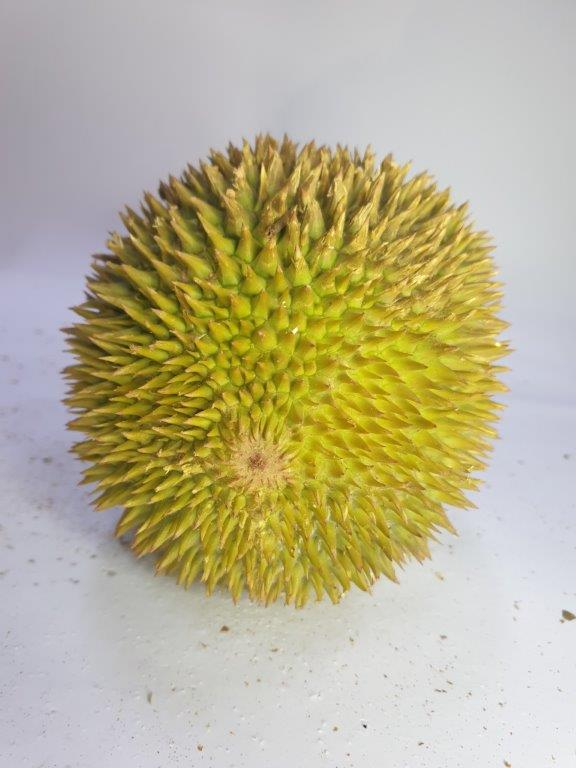
#> input picture raw/20200817_114139.jpg, 576 x 768 px
$ jupyter execute region-of-interest.ipynb
#> lines starting #> are read from the running program, lines starting #| are printed output that depends on the picture; after the words box and inside, x2 and y2 are one past the last pixel; in counts of white or black regions, pixels touching at a corner belong together
[cell 1]
import cv2
import numpy as np
import matplotlib.pyplot as plt
import os

[cell 2]
image_name = 'raw/20200817_114139.jpg'
no_cont_img = cv2.imread(image_name)
#> no_cont_img is the input picture: shape (768, 576, 3); mean B, G, R 145.6, 178.9, 186
no_cont_img = cv2.cvtColor(no_cont_img, cv2.COLOR_BGR2RGB)
# Read the image
image = cv2.imread(image_name)

# Convert BGR to RGB
img = cv2.cvtColor(image, cv2.COLOR_BGR2RGB)
no_cont_img = img.copy()
plt.imshow(img)

[cell 3]
plt.imshow(img)
# plt.imshow(edges)

[cell 4]
# adjust the lower_val for better thresholding
higher_val = 250
lower_val = 130
lower = np.array([lower_val,lower_val,lower_val])
higher = np.array([higher_val, higher_val, higher_val])

[cell 5]
mask = cv2.inRange(img, lower, higher)
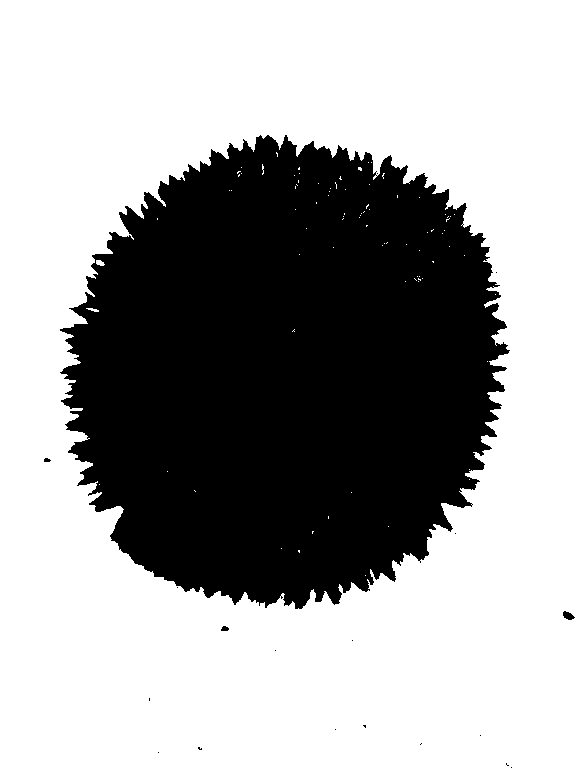
#> mask: shape (768, 576); 64.1% white; 19 black regions (15 under 20 px), largest, box (x1, y1, x2, y2) and area: (60, 135, 510, 609) 158833, (563, 611, 575, 620) 68, (221, 626, 229, 631) 31, (44, 458, 51, 462) 22
mask = cv2.bitwise_not(mask)
#> mask: shape (768, 576); 35.9% white; 19 white regions (15 under 20 px)
plt.imshow(mask)

[cell 6]
cont,_= cv2.findContours(mask, cv2.RETR_EXTERNAL, cv2.CHAIN_APPROX_NONE)
#> cont = 19 contours, 16 with area under 20; largest, box (x1, y1, x2, y2) and area: (60, 135, 510, 609) 157729, (563, 611, 575, 620) 54, (221, 626, 229, 631) 22
cont_img = cv2.drawContours(img,cont,-1,(255, 0, 0),3)
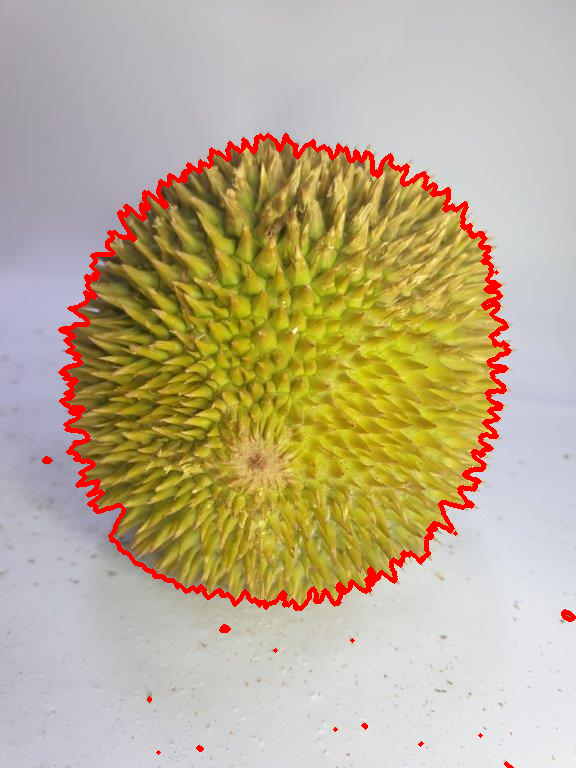
#> cont_img: shape (768, 576, 3); mean R, G, B 188.4, 174.2, 141.9
plt.imshow(cont_img)

[cell 7]
c = max(cont, key = cv2.contourArea)
#> c = contour of 2770 points, box (x1, y1, x2, y2) (60, 135, 510, 609), area 157729
x,y,w,h = cv2.boundingRect(c)
#> x = 60; y = 135; w = 450; h = 474
cv2.rectangle(img,(x,y), (x+w, y+h), (0,250,0), 5)
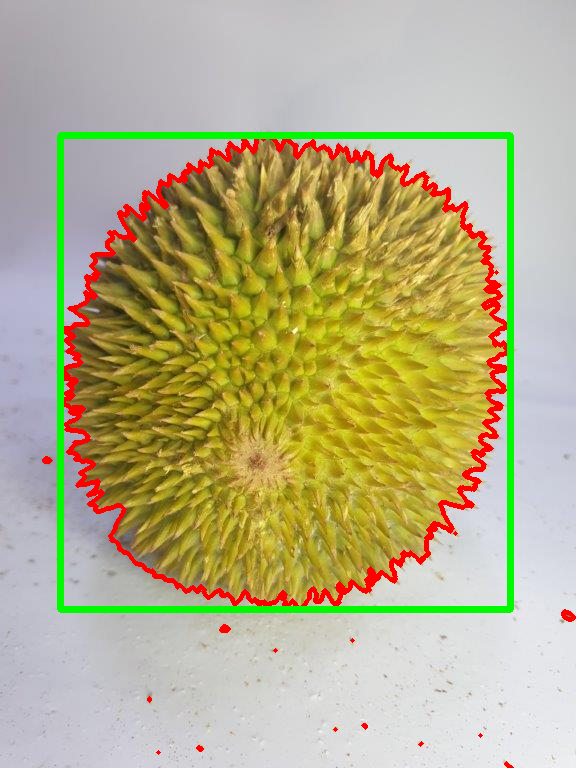
#> img: shape (768, 576, 3); 2.92% of pixels changed, all inside (x1, y1, x2, y2) = (57, 132, 514, 613)
plt.imshow(img)

[cell 8]
cropped_image = img[y:y+h, x:x+w]
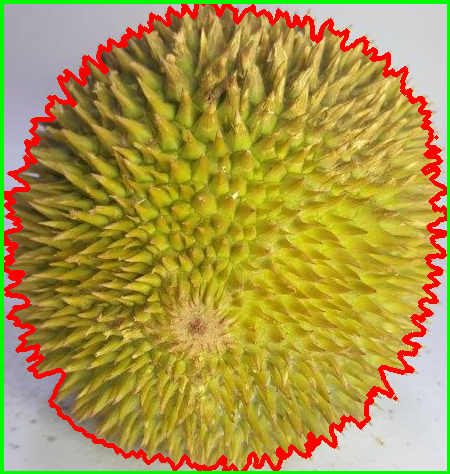
#> cropped_image: shape (474, 450, 3); mean R, G, B 171.6, 150.8, 71
plt.imshow(cropped_image)
plt.show()

[cell 9]
# Cropping the image of durian that has no contour and green rectangle, in order to save it for the dataset
cropped_noCont = no_cont_img[y:y+h, x:x+w]
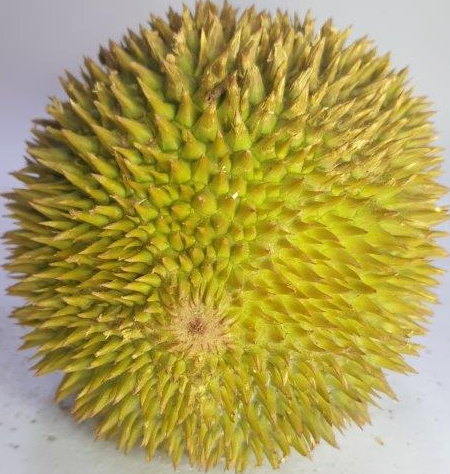
#> cropped_noCont: shape (474, 450, 3); mean R, G, B 172.7, 158.3, 84
plt.imshow(cropped_noCont)

[cell 10]
# Create the directory if it doesn't exist
output_directory = 'cropped/'
os.makedirs(output_directory, exist_ok=True)

# # Convert from BGR to RGB color space
cropped_noCont = cv2.cvtColor(cropped_noCont, cv2.COLOR_BGR2RGB)

# Save the cropped image using OpenCV
output_path = os.path.join(output_directory, image_name)
success = cv2.imwrite(output_path, cropped_noCont)

# Check if the image was saved successfully
print(success)
#| True

$ run again, with raw/20200815_115109.jpg copied over raw/20200817_114139.jpg
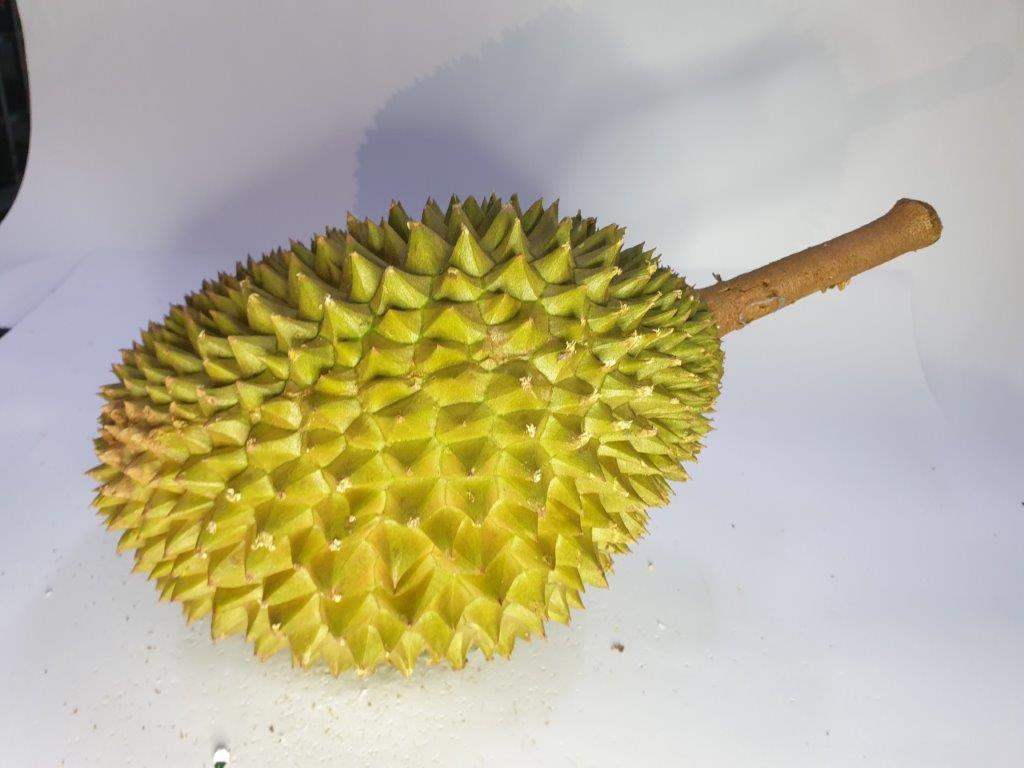
#> input picture raw/20200815_115109.jpg, 1024 x 768 px
#> no_cont_img is the input picture: shape (768, 1024, 3); mean B, G, R 151.7, 179.9, 185.7
#> `mask = cv2.inRange(img, lower, higher)`:
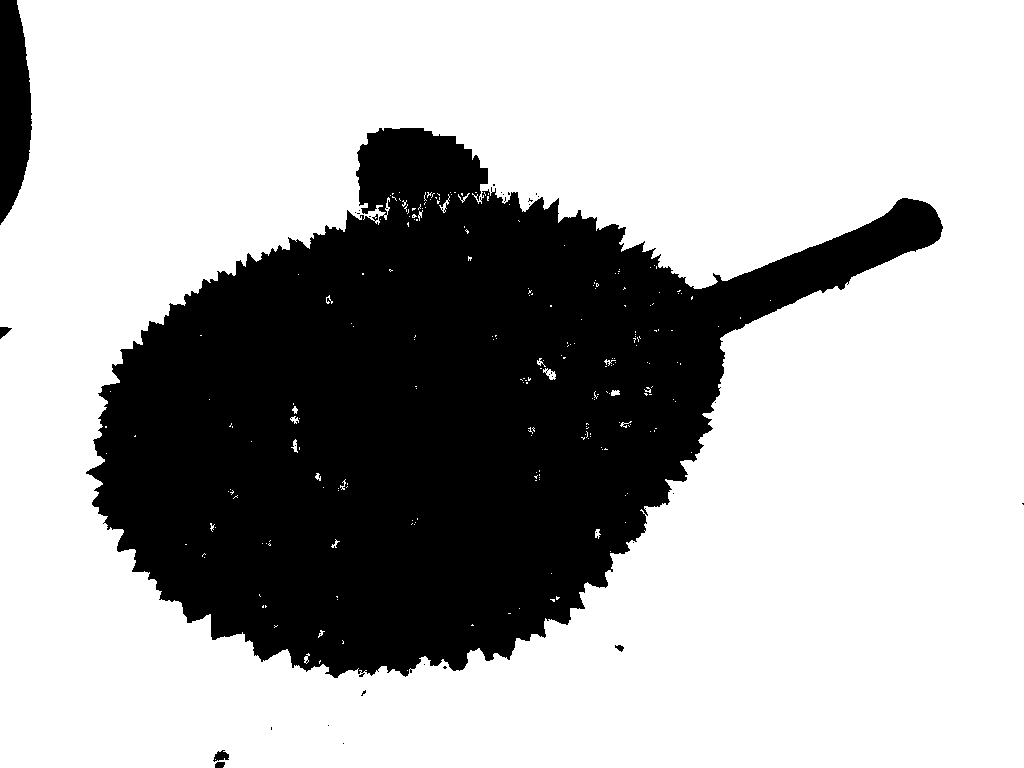
#> mask: shape (768, 1024); 68.5% white; 37 black regions (31 under 20 px), largest, box (x1, y1, x2, y2) and area: (86, 128, 943, 678) 241777, (0, 0, 32, 225) 5487, (213, 750, 229, 762) 114, (0, 327, 12, 339) 82, (215, 762, 225, 768) 53, (615, 645, 624, 652) 38
#> cont = 29 contours, 23 with area under 20; largest, box (x1, y1, x2, y2) and area: (86, 128, 943, 678) 241458, (0, 0, 32, 225) 5254, (213, 750, 229, 762) 91, (0, 327, 12, 339) 64, (215, 762, 225, 768) 40, (615, 645, 624, 652) 27
#> c = contour of 3384 points, box (x1, y1, x2, y2) (86, 128, 943, 678), area 241458
#> x = 86; y = 128; w = 857; h = 550
#> img: shape (768, 1024, 3); mean R, G, B 183.1, 178.1, 144.1
#> `cropped_noCont = no_cont_img[y:y+h, x:x+w]`:
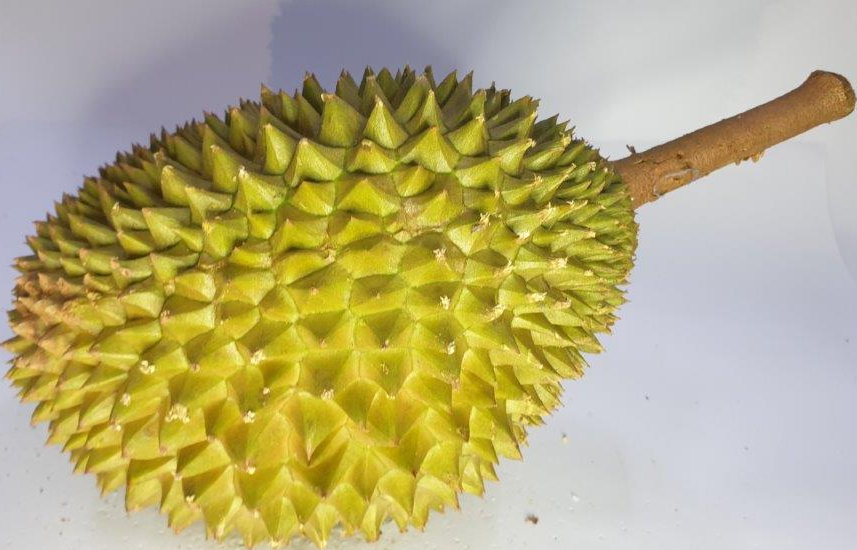
#> cropped_noCont: shape (550, 857, 3); mean R, G, B 182.1, 172.6, 123.2
#| True

$ run again, with raw/20200815_143908.jpg copied over raw/20200817_114139.jpg
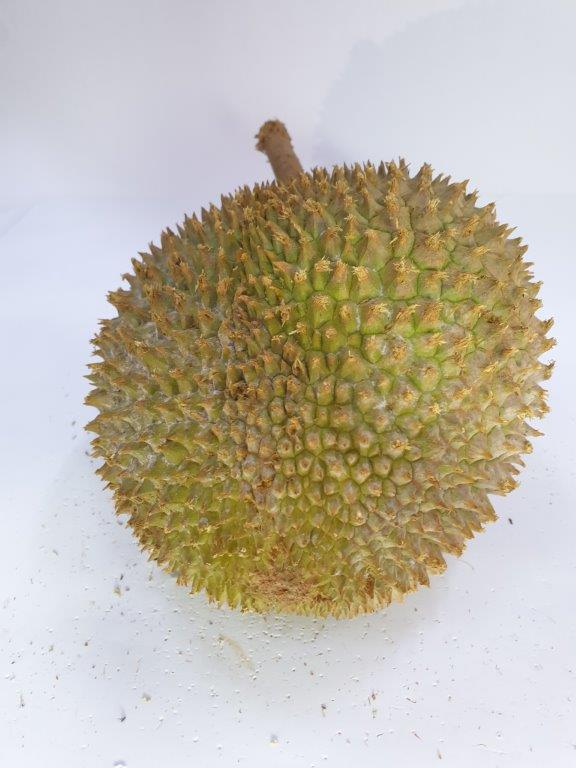
#> input picture raw/20200815_143908.jpg, 576 x 768 px
#> no_cont_img is the input picture: shape (768, 576, 3); mean B, G, R 170.7, 184.9, 192
#> `mask = cv2.inRange(img, lower, higher)`:
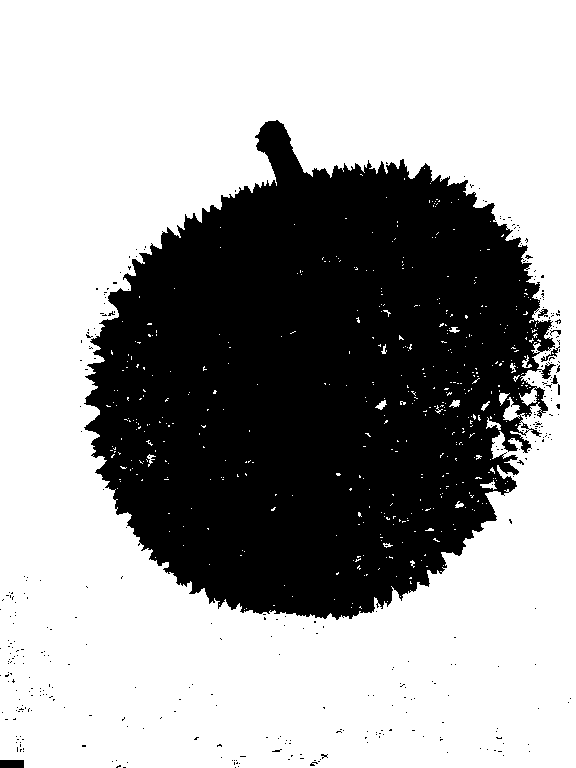
#> mask: shape (768, 576); 63.7% white; 363 black regions (356 under 20 px), largest, box (x1, y1, x2, y2) and area: (84, 120, 556, 620) 159204, (0, 760, 24, 768) 192, (541, 346, 560, 362) 68
#> cont = 356 contours, 351 with area under 20; largest, box (x1, y1, x2, y2) and area: (84, 120, 556, 620) 160202, (0, 760, 24, 768) 161, (541, 346, 560, 362) 40, (538, 309, 548, 318) 32, (551, 375, 558, 384) 21
#> c = contour of 3026 points, box (x1, y1, x2, y2) (84, 120, 556, 620), area 160202
#> x = 84; y = 120; w = 472; h = 500
#> img: shape (768, 576, 3); mean R, G, B 188.1, 178.6, 157.1
#> `cropped_noCont = no_cont_img[y:y+h, x:x+w]`:
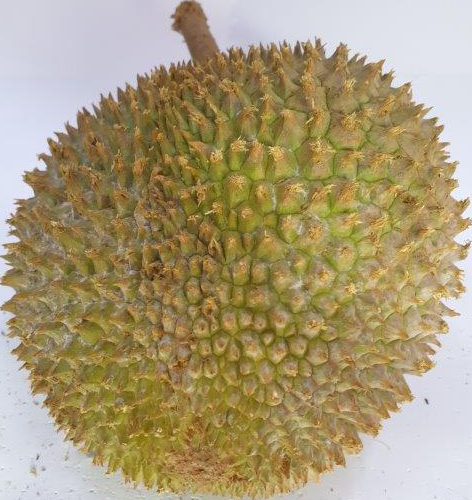
#> cropped_noCont: shape (500, 472, 3); mean R, G, B 169.3, 154.3, 119
#| True

$ run again, with raw/20200815_145517.jpg copied over raw/20200817_114139.jpg
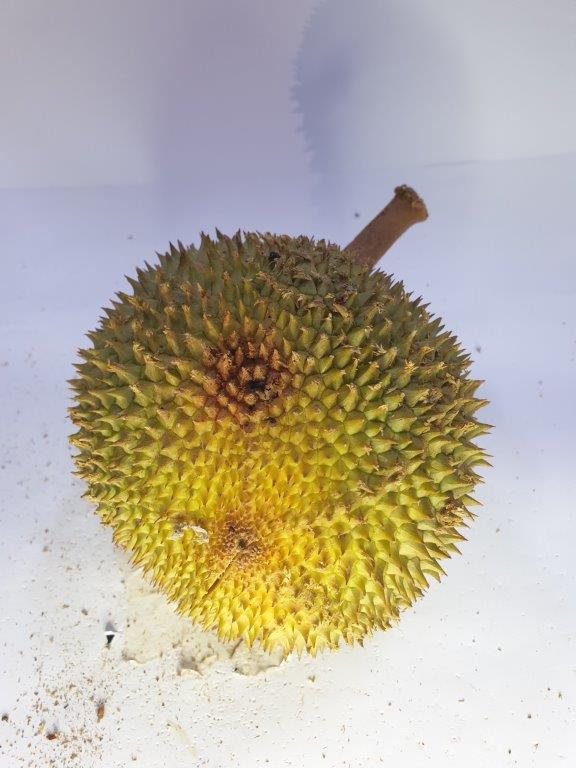
#> input picture raw/20200815_145517.jpg, 576 x 768 px
#> no_cont_img is the input picture: shape (768, 576, 3); mean B, G, R 161.5, 175.5, 183.2
#> `mask = cv2.inRange(img, lower, higher)`:
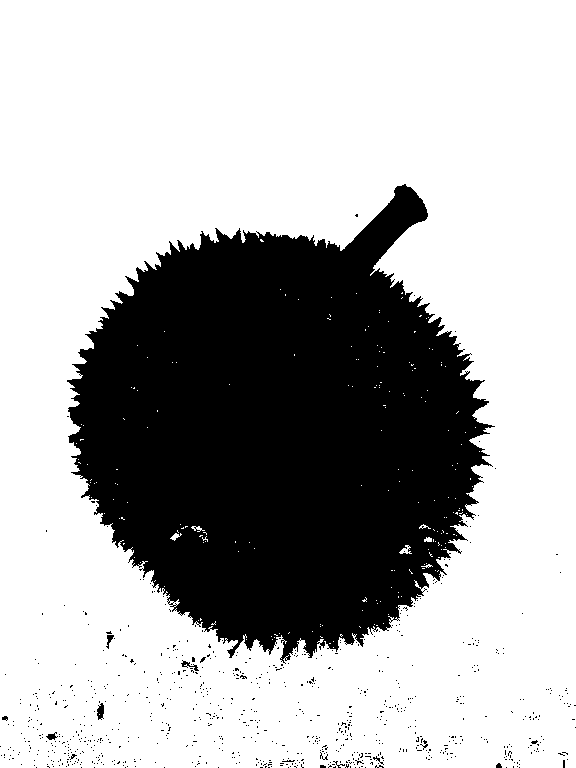
#> mask: shape (768, 576); 69.3% white; 799 black regions (788 under 20 px), largest, box (x1, y1, x2, y2) and area: (67, 184, 495, 664) 133751, (97, 703, 104, 720) 86, (181, 660, 199, 671) 62
#> cont = 798 contours, 793 with area under 20; largest, box (x1, y1, x2, y2) and area: (67, 184, 495, 664) 132989, (97, 703, 104, 720) 65, (181, 660, 199, 671) 39, (46, 732, 58, 740) 34, (106, 635, 114, 649) 32
#> c = contour of 3012 points, box (x1, y1, x2, y2) (67, 184, 495, 664), area 132989
#> x = 67; y = 184; w = 428; h = 480
#> img: shape (768, 576, 3); mean R, G, B 180.5, 166.8, 146.3
#> `cropped_noCont = no_cont_img[y:y+h, x:x+w]`:
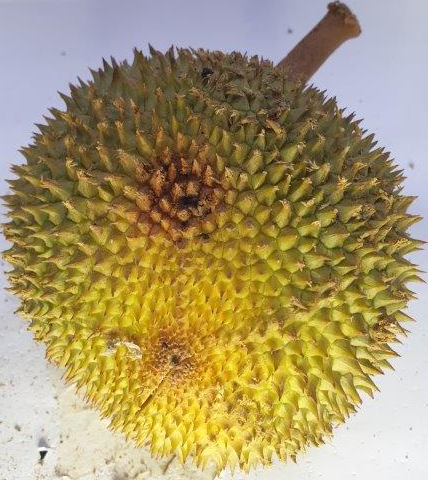
#> cropped_noCont: shape (480, 428, 3); mean R, G, B 167.5, 150.6, 106.4
#| True
